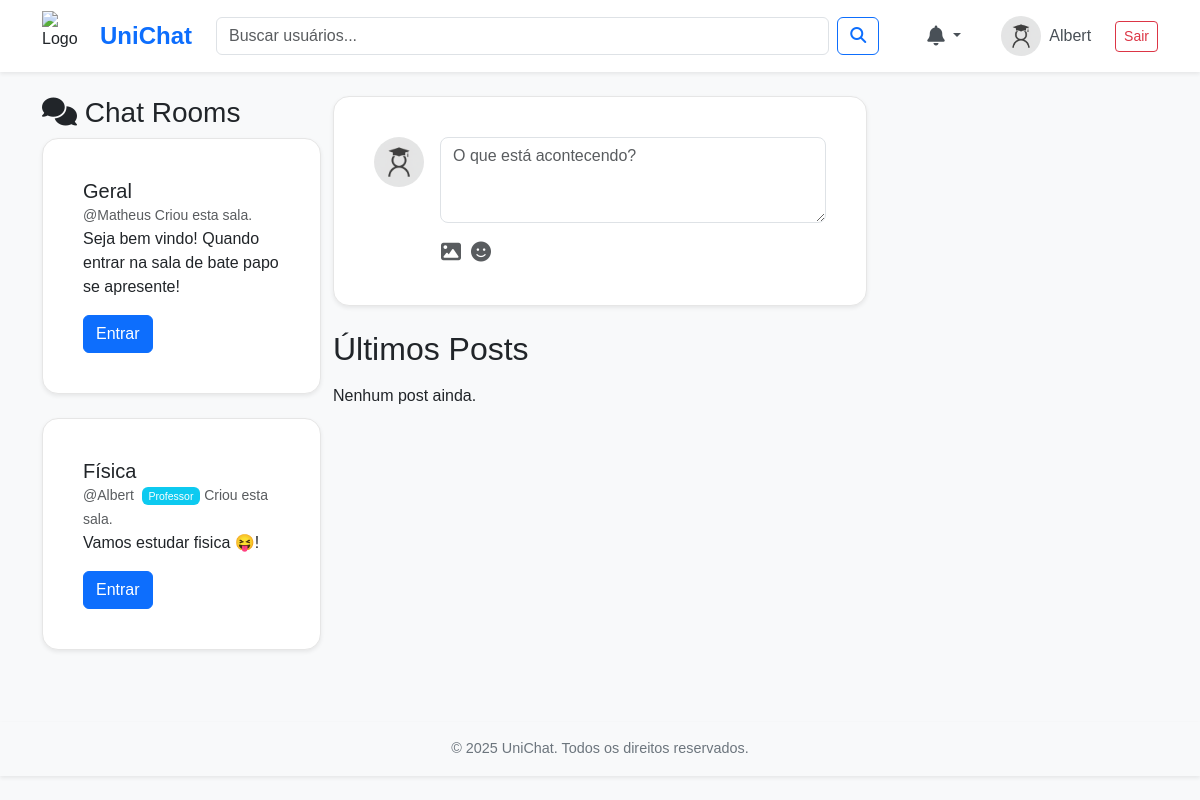
Screenshot of / (signed in) with the database file from the repository.
### chat/models.py (models this page shows, shortened)
class Room(models.Model):
    host = models.ForeignKey(Profile, on_delete=models.CASCADE, null=True)
    name = models.CharField(max_length=200)
    description = models.CharField(max_length=200)

### users/models.py (models this page shows, shortened)
class Profile(models.Model):
    user = models.OneToOneField('auth.User', on_delete=models.CASCADE)
    bio = models.TextField(blank=True)
    avatar = models.ImageField(upload_to='avatars/', blank=True, null=True)
    date_of_birth = models.DateField(null=True, blank=True)
    location = models.CharField(max_length=100, blank=True)
    website = models.URLField(max_length=200, blank=True)
    course = models.ManyToManyField(Course, related_name='students', blank=True)
    following = models.ManyToManyField(User, related_name='followers', symmetrical=False, blank=True)
    is_teacher = models.BooleanField(default=False)

### core/views.py (the view)
# urls.py: path('', views.home, name='home'),
@login_required
def home(request):
    user_course_id = None
    if request.user.profile.course.exists():
        user_course_id = request.user.profile.course.first().id
    teacher_posts = Post.objects.filter(
        Q(author__profile__is_teacher=True) &
        (
            Q(author__profile__course__id=user_course_id) |
            Q(author__profile__course__isnull=True)
        )
    ).distinct().select_related(
        'author__profile'
    ).prefetch_related(
        'comments__author__profile',
        'comments__replies__author__profile'
    ).order_by('-created_at')
    following_ids = request.user.profile.following.values_list('id', flat=True)
    query_filter = Q(author__id__in=following_ids)
    if user_course_id:
        query_filter |= Q(author__profile__course__id=user_course_id)
    student_posts = Post.objects.filter(
        query_filter
    ).filter(
        ~Q(author__profile__is_teacher=True)
    ).distinct().select_related(
        'author__profile'
    ).prefetch_related(
        'comments__author__profile',
        'comments__replies__author__profile'
    ).order_by('-created_at')
    all_posts = list(teacher_posts) + list(student_posts)
    events = Event.objects.filter(author__profile__is_teacher=True).order_by('event_date', 'event_time')
    rooms = Room.objects.all()
    host = Room.objects.filter()
    context = {
        'rooms': rooms,
        'posts': all_posts,
        'events': events,
    }
    return render(request, 'home.html', context)

### core/templates/home.html (shortened to what this page needs)
{% extends "base.html" %}
{% load static %}
{% block content %}
<div class="container-fluid">
    <div class="row">
        <div class="col-md-3 col-lg-3 sidebar-left p-0">
            <h3><i class="fa-solid fa-comments"></i> Chat Rooms</h3>
            {% for room in rooms %}
            <div class="card mb-4 shadow-sm">
                <div class="card-body">
                    <h5 class="mb-0">{{ room.name }}</h5>
                    <small class="text-muted">@{{ room.host.user.username }}
                        {% if room.host.is_teacher %}
                        <span class="badge bg-info text-white fw-normal ms-1">Professor</span>
                        {% endif %}
                        Criou esta sala.
                    </small>
                    <p>{{room.description}}</p>
                    <a class="btn btn-primary" href="/ws/chat/{{room.id}}">Entrar</a>
                </div>
            </div>
            {% endfor %}
        </div>
        <div class="col-md-6 col-lg-6 main-content">
            <a href="{% url 'pub_page' %}" class="nav-link">
                <div class="card shadow-sm mb-4">
                    <div class="card-body">
                        <div class="tab-pane fade show active" id="pills-post" role="tabpanel">
                            <form>
                                <div class="d-flex align-items-start">
                                    {% if request.user.profile.avatar %}
                                    <img src="{{ request.user.profile.avatar.url }}" class="rounded-circle me-3"
                                        width="50" height="50" alt="Avatar">
                                    {% else %}
                                    <img src="{% static 'img/default_profile.png' %}" class="rounded-circle me-3"
                                        width="50" height="50" alt="Default Avatar">
                                    {% endif %}
                                    <div class="flex-grow-1">
                                        <div class="mb-3">
                                            <textarea class="form-control" name="content" rows="3"
                                                placeholder="O que está acontecendo?"></textarea>
                                        </div>
                                        <div class="d-flex justify-content-between align-items-center">
                                            <div class="d-flex align-items-center position-relative">
                                                <label for="id_image"
                                                    class="btn btn-link p-0 me-2 text-decoration-none text-muted">
                                                    <i class="fas fa-image fa-lg"></i>
                                                </label>
                                                <button type="button"
                                                    class="btn btn-link p-0 text-decoration-none text-muted emoji-button">
                                                    <i class="fas fa-smile fa-lg"></i>
                                                </button>
                                            </div>
                                        </div>
                                    </div>
                                </div>
                            </form>
                        </div>
                    </div>
            </a>
        </div>
        <div class="mt-4">
            <h2 class="mb-3">Últimos Posts</h2>
            {% for post in posts %}
            {% include "posts/post_card.html" %}
            {% empty %}
            <p>Nenhum post ainda.</p>
            {% endfor %}
        </div>
    </div>
    <div class="col-lg-3">
    </div>
</div>
{% endblock content %}

### core/templates/base.html (shortened to what this page needs)
<!DOCTYPE html>
<html lang="pt-br">
<head>
    {% load static %}
    <link href="https://cdn.jsdelivr.net/npm/bootstrap@5.3.8/dist/css/bootstrap.min.css" rel="stylesheet">
    <link rel="stylesheet" href="{% static 'chat.css' %}">
    <link rel="stylesheet" href="{% static 'base.css' %}">
    <link rel="stylesheet" href="https://cdnjs.cloudflare.com/ajax/libs/font-awesome/6.4.0/css/all.min.css">
</head>
<body class="d-flex flex-column min-vh-100">
    <header class="header-principal bg-white shadow-sm">
        <nav class="d-flex align-items-center justify-content-between container py-2">
            <a href="{% url 'home' %}" class="d-flex align-items-center text-decoration-none text-dark">
                <img src="{% static 'img/LOGO_PAINEL.png' %}" alt="Logo" width="50" height="50" class="me-2">
                <span class="fs-4 fw-bold text-primary">UniChat</span>
            </a>
            <div class="flex-fill mx-4" style="position: relative;">
                <div class="d-flex align-items-center" style="max-width: 800px;">
                    <input type="text" id="search-input" name="q" class="form-control me-2"
                        placeholder="Buscar usuários..." aria-label="Busca usuários">
                    <button type="submit" id="search-button" class="btn btn-outline-primary"><i
                            class="fas fa-search"></i></button>
                </div>
            </div>
            <ul class="nav align-items-center gap-2 mb-0">
                {% if user.is_authenticated %}
                <li class="nav-item">
                <li class="nav-item dropdown">
                    <a class="nav-link position-relative dropdown-toggle" href="#" id="notificationsDropdown"
                        role="button" data-bs-toggle="dropdown" aria-expanded="false">
                        <i class="fas fa-bell fa-lg"></i>
                    </a>
                </li>
                <li class="nav-item d-flex align-items-center gap-2">
                    <a class="nav-link d-flex align-items-center gap-2"
                        href="{% url 'profile' username=user.username %}">
                        <img src="{% if user.profile.avatar %}{{ user.profile.avatar.url }}{% else %}{% static 'img/default_profile.png' %}{% endif %}"
                            alt="Foto de Perfil" width="40" height="40" class="rounded-circle">
                        <span>{{ user.username }}</span>
                    </a>
                </li>
                <li class="nav-item">
                    <form action="{% url 'logout' %}" method="post" class="m-0">
                        <button type="submit" class="btn btn-outline-danger btn-sm">Sair</button>
                    </form>
                </li>
                {% endif %}
            </ul>
        </nav>
    </header>
    <main class="container my-4 flex-fill">
        {% block content %}{% endblock %}
    </main>
    <footer class="text-center py-3 bg-light shadow-sm mt-auto">
        <p class="mb-0">&copy; 2025 UniChat. Todos os direitos reservados.</p>
    </footer>
</body>
</html>

### core/static/chat.css (style rules this page uses)
:root { --cor-primaria: #0a4ebd; --cor-primaria-hover: #083d9b; --cor-fundo: #f0f2f5; --cor-fundo-form: #ffffff; --cor-fundo-ponto: rgba(0, 0, 0, 0.08); }

### core/static/base.css (style rules this page uses)
body { background-color: #f8f9fa; font-family: 'Arial', sans-serif; color: #212529; }
.header-principal { background-color: #fff; box-shadow: 0 2px 6px rgba(0,0,0,0.05); position: sticky; top: 0; z-index: 1000; }
.nav-link { color: #495057; font-weight: 500; }
.btn-primary { background-color: #0d6efd; border-color: #0d6efd; transition: background-color 0.3s ease; }
.btn-outline-primary { color: #0d6efd; border-color: #0d6efd; }
footer { font-size: 0.9rem; color: #6c757d; }
.card { border-radius: 16px; background: #ffffff; border: 1px solid #e6e6e6; padding: 1.5rem; }
form input, form select, form textarea { border-radius: 8px !important; }

### rows the page displays
Room: name "Geral", host.user.username "Matheus", description "Seja bem vindo! Quando entrar na sala de bate papo se apresente!"
Room: name "Física", host.user.username "Albert", shows "Professor", description "Vamos estudar fisica 😝!"

### other values shown
{{ user.username }} "Albert"
